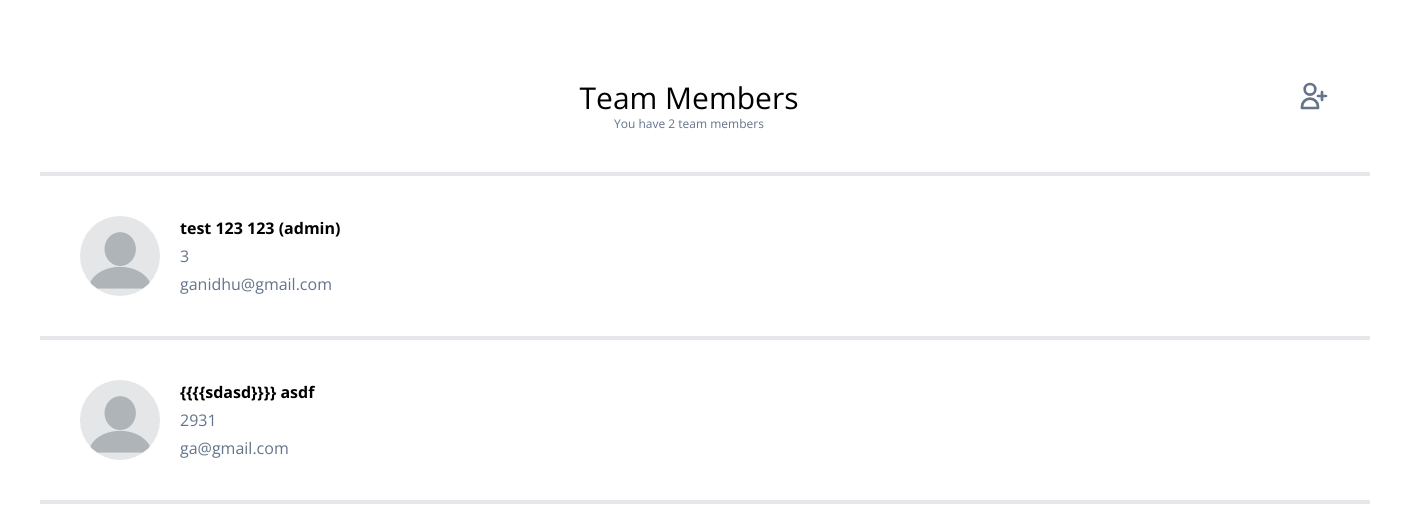
The app's page /, older data.
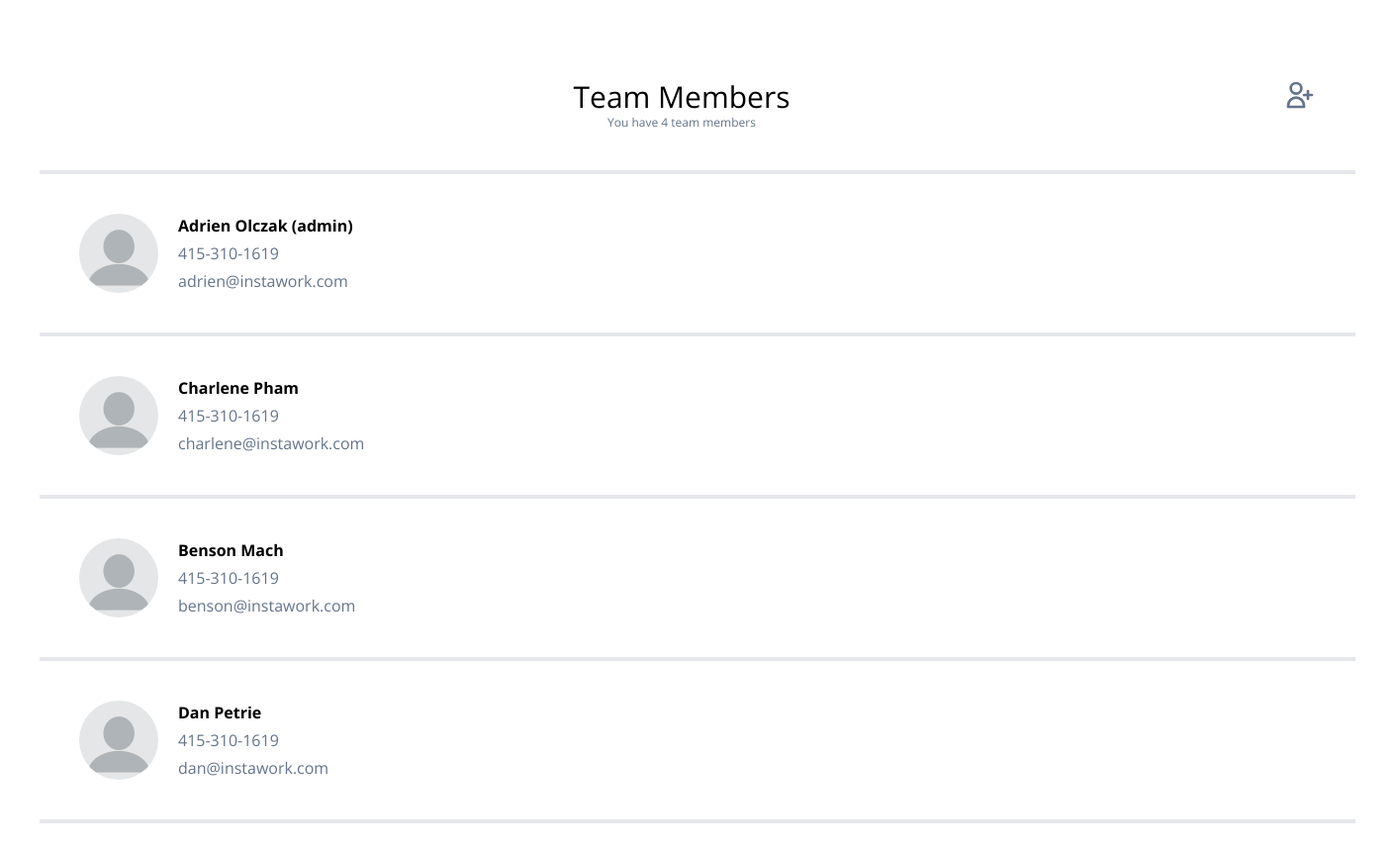
The same page, newer data.
### employees/models.py (models this page shows)
class TeamMember(models.Model):
    member_index = models.BigAutoField(primary_key=True)
    first_name = models.TextField(max_length=200)
    last_name = models.TextField(max_length=200)
    phone_regex = RegexValidator(regex=r'^(([+]?[0-9])|([+][0-9]?))?[-| ]?[0-9]{3}[-| ]?[0-9]{3}[-| ]?[0-9]{4}$', message="Invalid phone number")
    phone_number = models.CharField(validators=[phone_regex], default="0", max_length=17)
    email = models.EmailField(max_length = 254, default="test@example.com")
    profile_picture = models.CharField(default='profile_icon.jpg', max_length=200)
    class Role(models.IntegerChoices):
        REGULAR = 0;
        ADMIN = 1;
    role = models.IntegerField(Role.choices, default=0)

### employees/views.py (the view)
# urls.py: path("", views.MemberList.as_view(), name="display"),
class MemberList(ListView):
    model = models.TeamMember
    def get_context_data(self, **kwargs):
        context = super().get_context_data(**kwargs)
        team_count = models.TeamMember.objects.all().count()
        context['teamCount'] = team_count
        return context

### employees/templates/employees/teammember_list.html (shortened to what this page needs)
<!doctype html>
{% load static %}
<html>
  <link rel="stylesheet" href="{% static 'employees/css/styles.css' %}">
<head>
</head>
<body>
  <div class="font-body text-center p-10">
    <div class="flex justify-between border-b-4 p-10">
      <div>
        <h2 class="text-3xl"> Team Members </h2>
        <h4 class="text-xs text-slate-500"> You have {{teamCount}} team members </h4>
      </div>
      <div>
        <form id="add_data" action="add" method="GET">
          <button type="submit">
            <svg class="h-8 w-8 text-slate-500 text-xs"  fill="none" viewBox="0 0 24 24" stroke="currentColor">
              <path stroke-linecap="round" stroke-linejoin="round" stroke-width="2" d="M18 9v3m0 0v3m0-3h3m-3 0h-3m-2-5a4 4 0 11-8 0 4 4 0 018 0zM3 20a6 6 0 0112 0v1H3v-1z"/>
            </svg>
          </button>
        </form>
      </div>
    </div>
    {% for members in object_list %}
    <form id="submit_data" action="edit" method="GET">
      <div class="border-b-4">
        <button type="submit" class="flex flex-row space-x-5 p-10 hover:cursor-pointer w-[85rem]">
          <img class="object-contain h-20 w-20 rounded-full" src="{% static 'employees/images/profile.webp' %}">
          <div class="text-left space-y-1">
            {% if members.role %}
            <p class="font-bold"> {{members.first_name}} {{members.last_name}} (admin) </p>
            {% else %}
            <p class="font-bold"> {{members.first_name}} {{members.last_name}} </p>
            {% endif %}
            <p class="text-slate-500"> {{members.phone_number}} </p>
            <p class="text-slate-500"> {{members.email}} </p>
          </div>
        </button>
      </div>
    </form>
    {% endfor %}
</body>
</html>

### employees/static/employees/css/styles.css (style rules this page uses)
html { line-height: 1.5; -webkit-text-size-adjust: 100%; -moz-tab-size: 4; -o-tab-size: 4; tab-size: 4; font-family: ui-sans-serif, system-ui, -apple-system, BlinkMacSystemFont, "Segoe UI", Roboto, "Helvetica Neue", Arial, "Noto Sans", sans-serif, "Apple Color Emoji", "Segoe UI Emoji", "Segoe UI Symbol", "Noto Color Emoji"; }
body { margin: 0; line-height: inherit; }
h1, h2, h3, h4, h5, h6 { font-size: inherit; font-weight: inherit; }
button, input, optgroup, select, textarea { font-family: inherit; font-size: 100%; line-height: inherit; color: inherit; margin: 0; padding: 0; }
button, select { text-transform: none; }
button, [type='button'], [type='reset'], [type='submit'] { -webkit-appearance: button; background-color: transparent; background-image: none; }
blockquote, dl, dd, h1, h2, h3, h4, h5, h6, hr, figure, p, pre { margin: 0; }
button, [role="button"] { cursor: pointer; }
img, svg, video, canvas, audio, iframe, embed, object { display: block; vertical-align: middle; }
img, video { max-width: 100%; height: auto; }
.flex { display: flex; }
.h-8 { height: 2rem; }
.h-20 { height: 5rem; }
.w-8 { width: 2rem; }
.w-\[85rem\] { width: 85rem; }
.w-20 { width: 5rem; }
.flex-row { flex-direction: row; }
.justify-between { justify-content: space-between; }
.space-x-5 > :not([hidden]) ~ :not([hidden]) { --tw-space-x-reverse: 0; margin-right: calc(1.25rem * var(--tw-space-x-reverse)); margin-left: calc(1.25rem * calc(1 - var(--tw-space-x-reverse))); }
.space-y-1 > :not([hidden]) ~ :not([hidden]) { --tw-space-y-reverse: 0; margin-top: calc(0.25rem * calc(1 - var(--tw-space-y-reverse))); margin-bottom: calc(0.25rem * var(--tw-space-y-reverse)); }
.rounded-full { border-radius: 9999px; }
.border-b-4 { border-bottom-width: 4px; }
.object-contain { -o-object-fit: contain; object-fit: contain; }
.p-10 { padding: 2.5rem; }
.text-left { text-align: left; }
.text-center { text-align: center; }
.font-body { font-family: Open Sans; }
.text-3xl { font-size: 1.875rem; line-height: 2.25rem; }
.text-xs { font-size: 0.75rem; line-height: 1rem; }
.font-bold { font-weight: 700; }
.text-slate-500 { --tw-text-opacity: 1; color: rgb(100 116 139 / var(--tw-text-opacity)); }

Row changes from the older to the newer data that the page shows:
removed TeamMember: first_name "test 123", last_name "123", phone_number "3", email "ganidhu@gmail.com"
removed TeamMember: first_name "{{{{sdasd}}}}", last_name "asdf", phone_number "2931", email "ga@gmail.com"
added TeamMember: first_name "Adrien", last_name "Olczak", phone_number "415-310-1619", email "adrien@instawork.com"
added TeamMember: first_name "Charlene", last_name "Pham", phone_number "415-310-1619", email "charlene@instawork.com"
added TeamMember: first_name "Benson", last_name "Mach", phone_number "415-310-1619", email "benson@instawork.com"
added TeamMember: first_name "Dan", last_name "Petrie", phone_number "415-310-1619", email "dan@instawork.com"
Text that changed along with them:
{{ teamCount }}: "2" → "4"
